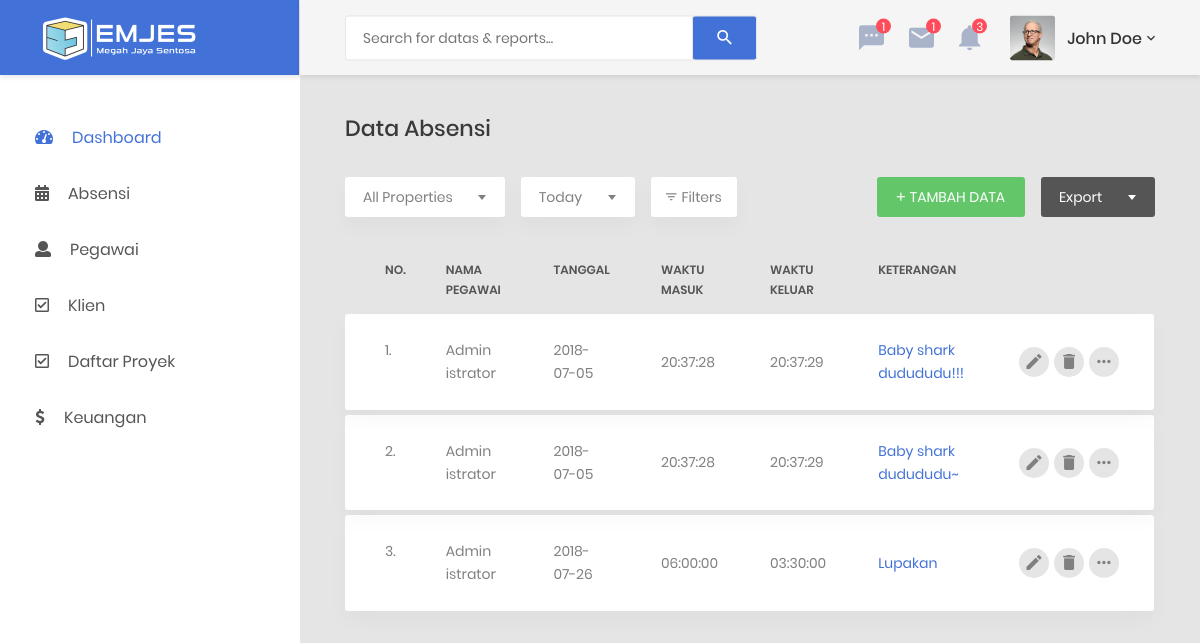
Page /index.php/absensi on the committed database.
### tables this page shows
CREATE TABLE `absensi` (
  `idAbsensi` bigint(20) NOT NULL,
  `idPegawai` int(11) DEFAULT NULL,
  `waktuMasuk` time DEFAULT NULL,
  `waktuKeluar` time DEFAULT NULL,
  `tanggal` date DEFAULT NULL,
  `keterangan` text
);

CREATE TABLE `users` (
  `id` int(11) UNSIGNED NOT NULL,
  `ip_address` varchar(45) NOT NULL,
  `username` varchar(100) DEFAULT NULL,
  `password` varchar(255) NOT NULL,
  `salt` varchar(255) DEFAULT NULL,
  `email` varchar(254) NOT NULL,
  `activation_code` varchar(40) DEFAULT NULL,
  `forgotten_password_code` varchar(40) DEFAULT NULL,
  `forgotten_password_time` int(11) UNSIGNED DEFAULT NULL,
  `remember_code` varchar(40) DEFAULT NULL,
  `created_on` int(11) UNSIGNED NOT NULL,
  `last_login` int(11) UNSIGNED DEFAULT NULL,
  `active` tinyint(1) UNSIGNED DEFAULT NULL,
  `first_name` varchar(50) DEFAULT NULL,
  `last_name` varchar(50) DEFAULT NULL,
  `company` varchar(100) DEFAULT NULL,
  `phone` varchar(20) DEFAULT NULL
);

### application/controllers/Absensi.php (called while the page is built, shortened)
<?php
class Absensi extends CI_Controller {
	public function __construct()
	{
		$this->load->model('M_absensi');
	}
	public function index()
	{
		$data['title'] = 'Absensi';
		$data['pegawai'] = $this->M_absensi->getPegawais()->result();
		$data['absensi'] = $this->M_absensi->getAll()->result();
		$this->load->view('template/header',$data);
		$this->load->view('template/mobile_header',$data);
		$this->load->view('template/desktop_header',$data);
		$this->load->view('template/header_content',$data);
		$this->load->view('absensi');
		$this->load->view('template/footer');
	}
}

### index.php (called while the page is built, shortened)
<?php
require_once BASEPATH.'core/CodeIgniter.php';

### application/models/M_absensi.php (called while the page is built, shortened)
<?php
class M_absensi extends CI_Model
{
	function getAll()
	{
		$this->db->select('*');
		$this->db->from('absensi');
		$this->db->join('users', 'absensi.idPegawai = users.id', 'left');
		return $this->db->get();
	}
	function getPegawais()
	{
		$this->db->select('id,first_name,last_name');
		$this->db->from('users');
		return $this->db->get();
	}
}

### application/views/absensi.php (the view, shortened to what this page needs)
<div class="main-content">
	<div class="section__content section__content--p30">
		<div class="container-fluid">
			<div class="row">
				<div class="col-md-12">
					<h3 class="title-5 m-b-35">data absensi</h3>
					<div class="table-data__tool">
						<div class="table-data__tool-left">
							<div class="rs-select2--light rs-select2--md">
							</div>
							<div class="rs-select2--light rs-select2--sm">
							</div>
							<button class="au-btn-filter">
								<i class="zmdi zmdi-filter-list"></i>filters
							</button>
						</div>
						<div class="table-data__tool-right">
							<button class="au-btn au-btn-icon au-btn--green au-btn--small" data-toggle="modal"
									data-target="#tambahData">
								<i class="zmdi zmdi-plus"></i>tambah data
							</button>
							<div class="rs-select2--dark rs-select2--sm rs-select2--dark2">
							</div>
						</div>
					</div>
					<div class="table-responsive table-responsive-data2">
						<table class="table table-data2">
							<thead>
							<tr>
								<th>no.</th>
								<th>nama pegawai</th>
								<th>tanggal</th>
								<th>waktu masuk</th>
								<th>waktu keluar</th>
								<th>keterangan</th>
								<th></th>
							</tr>
							</thead>
							<tbody>
							<?php
							$i = 0;
							foreach ($absensi as $a) {
								$i++;
								?>
								<tr class="tr-shadow">
									<td><?= $i ?>.</td>
									<td><?= $a->first_name . ' ' . $a->last_name ?></td>
									<td><?= $a->tanggal ?></td>
									<td><?= $a->waktuMasuk ?></td>
									<td><?= $a->waktuKeluar ?></td>
									<td class="desc"><?php echo strlen($a->keterangan) > 50 ? substr($a->keterangan, 0, 30) . "..." : $a->keterangan ?></td>
									<td>
										<div class="table-data-feature">
											<button class="item"
													title="Edit" data-toggle="modal"
													data-target="#editData-<?= $a->idAbsensi ?>">
												<i class="zmdi zmdi-edit"></i>
											</button>
											<button class="item" data-toggle="tooltip" data-placement="top"
													title="Delete"
													onclick="window.location.href='<?= base_url() . "absensi/hapus/" . $a->idAbsensi ?>'">
												<i class="zmdi zmdi-delete"></i>
											</button>
											<button class="item" data-toggle="tooltip" data-placement="top"
													title="More">
												<i class="zmdi zmdi-more"></i>
											</button>
										</div>
									</td>
								</tr>
								<tr class="spacer"></tr>
							<?php }
							?>
							</tbody>
						</table>
					</div>
				</div>
			</div>
		</div>
	</div>
</div>

### rows in the picture
absensi: users.first_name "Admin", users.last_name "istrator", tanggal "2018-07-05", waktuMasuk "20:37:28", waktuKeluar "20:37:29", keterangan "Baby shark dudududu!!!"
absensi: users.first_name "Admin", users.last_name "istrator", tanggal "2018-07-05", waktuMasuk "20:37:28", waktuKeluar "20:37:29", keterangan "Baby shark dudududu~"
absensi: users.first_name "Admin", users.last_name "istrator", tanggal "2018-07-26", waktuMasuk "06:00:00", waktuKeluar "03:30:00", keterangan "Lupakan"
